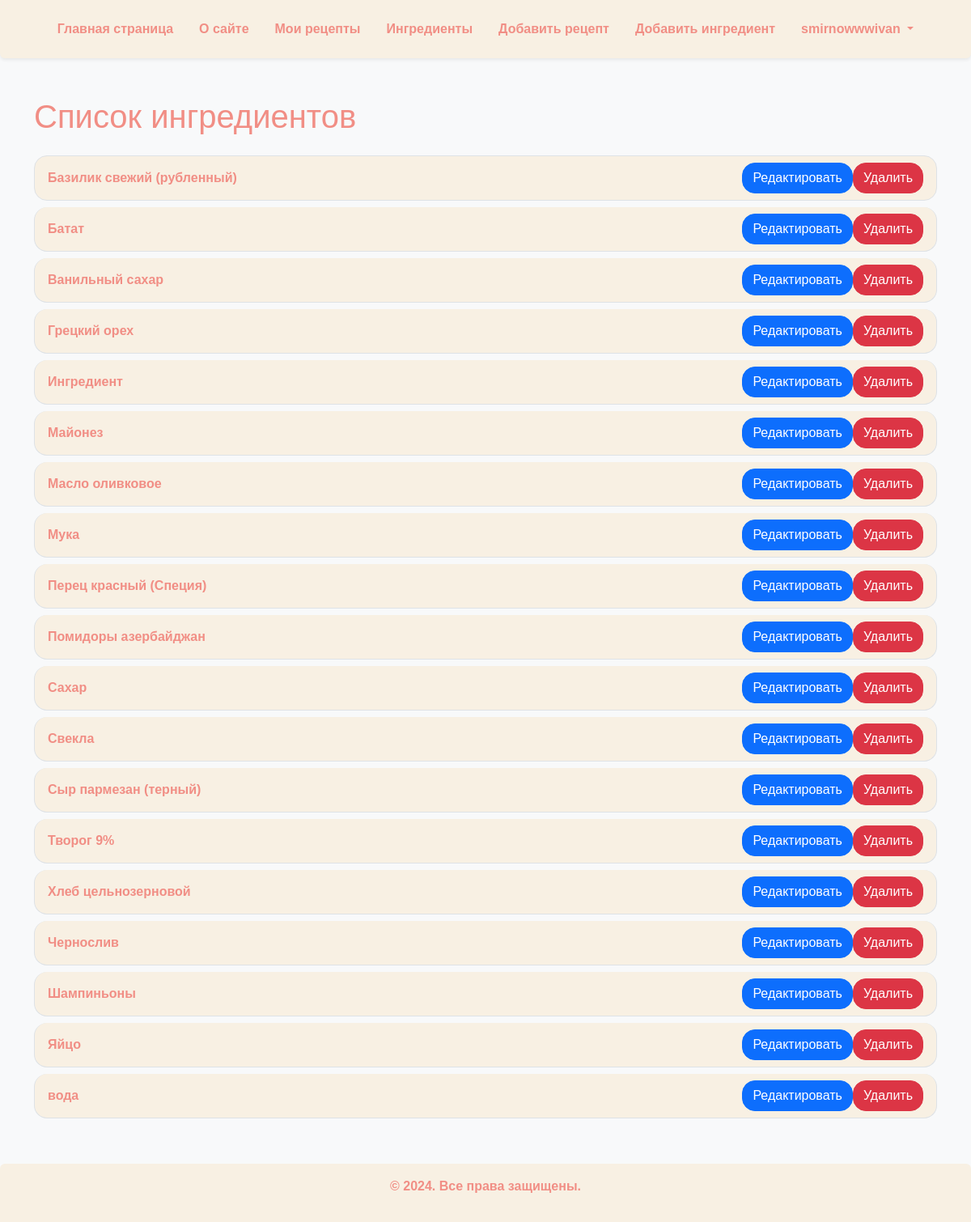
Page /ingredients_list/ (signed in) on the earlier database version.
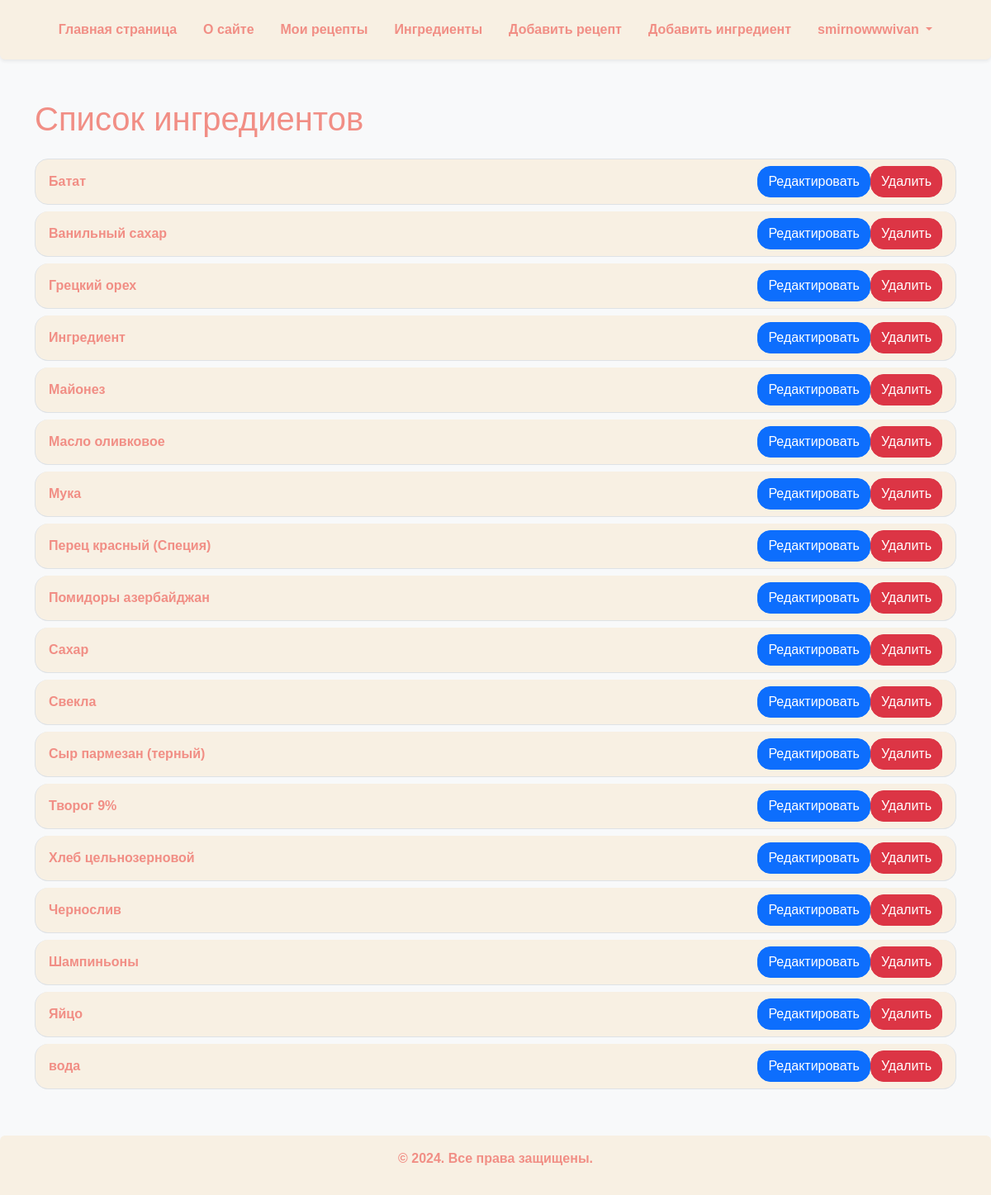
Same page on the later database version.
### recipe_catalog/models.py (models this page shows, shortened)
class Ingredient(models.Model):
    name = models.CharField(max_length=255, null=False, default="Ингредиент", unique=True, verbose_name="Название",
                            validators=[
                                RegexValidator(
                                    regex=r'^[A-Za-zА-Яа-яёЁ\s]+$',
                                    message='Название должно быть строкой'
                                )
                            ]
                            )
    calories = models.IntegerField(
        default=0,
        help_text="Калорийность на 100 ед. изм.",
        verbose_name="Калорийность",
        validators=[MinValueValidator(0, 'Калорийность должна быть больше 0')]
    )

### recipe_catalog/views.py (the view)
# urls.py: path('ingredients_list/', ingredients_list, name='ingredients_list'),
@login_required
def ingredients_list(request):
    template_name = 'recipe_catalog/ingredients_list.html'
    ingredients = Ingredient.objects.order_by('name')
    context = {
        'ingredients': ingredients
    }
    return render(request, template_name, context)

### templates/recipe_catalog/ingredients_list.html
{% extends "base.html" %}
{% block content %}
<h1 class="mb-4 text-dark-pink">Список ингредиентов</h1>
{% if ingredients %}
<ul class="list-group">
    {% for ingredient in ingredients %}
    <li class="list-group-item d-flex justify-content-between align-items-center bg-light-pink rounded-4 mb-2">
        <span class="text-dark-pink fw-bold">{{ ingredient.name }}</span>
        <div class="d-flex justify-content-around">
            <a href="{% url 'recipe_catalog:ingredient_edit' ingredient.id %}" class="btn btn-primary rounded-4">Редактировать</a>
            <a href="{% url 'recipe_catalog:ingredient_delete' ingredient.id %}" class="btn btn-danger rounded-4">Удалить</a>
        </div>
    </li>
    {% endfor %}
</ul>
{% else %}
<div class="alert alert-warning text-center rounded-4">
    <p class="mb-0">Ингредиентов пока нет.</p>
</div>
{% endif %}
{% endblock %}

Differences in the rows shown:
removed Ingredient: name "Базилик свежий (рубленный)"
